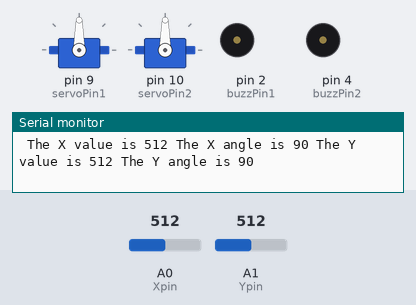
Bench run of a sketch on a simulated Arduino Uno, built with avr-gcc and run on an emulated ATmega328P. Shown: 2 × servo, buzzer (waves = sounding, pin HIGH), the last lines printed to the serial monitor. The inputs (shaded band) are chosen by the test bench; at power-on: A0 (Xpin) = 512, A1 (Ypin) = 512.

Above: at 1.2 s.
1.3 s: A0 (Xpin) set to 555
At 2.2 s:
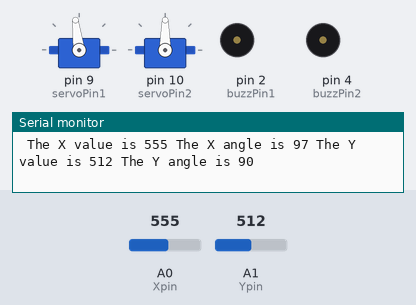
4.3 s: A0 (Xpin) set to 584
At 5.6 s:
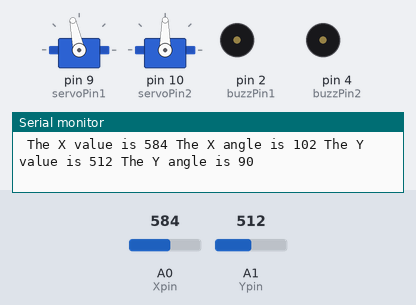
5.9 s: A1 (Ypin) set to 60
At 6.4 s:
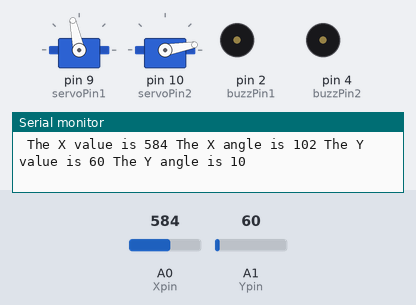
7.4 s: A1 (Ypin) set to 52
At 8.1 s:
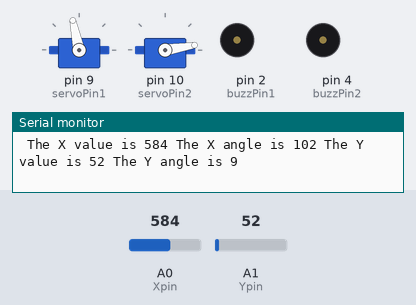
10.4 s: A0 (Xpin) set to 956
At 11.6 s:
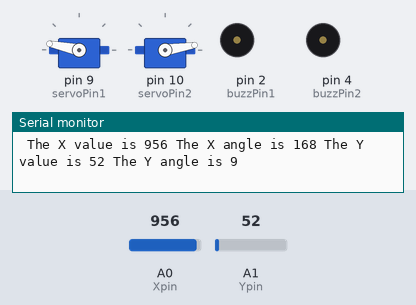
12.0 s: A0 (Xpin) set to 984
At 12.16 s:
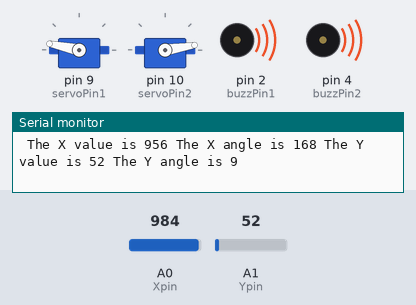
Timing chart, 0 to 16.0 s (numbered marks = the images above; inputs shaded):
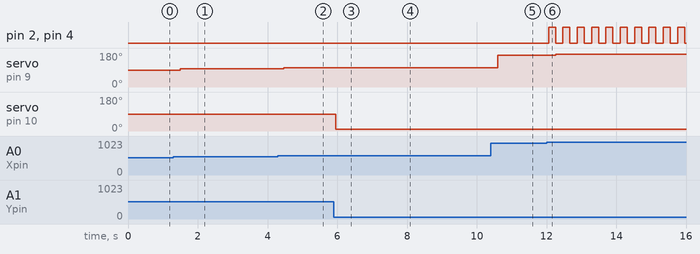

The sketch:

penServo.ino
```cpp
#include <Servo.h>
Servo penServo1;
Servo penServo2;

//setting servo pins
int servoPin1 = 9;
int servoPin2 = 10;
int servo1angle;
int servo2angle;

//setting joystic pins
int Xpin=A0;
int Ypin=A1;
int Xval;
int Yval;

//setting buzzer pins
int buzzPin1=2;
int buzzPin2=4;

//setting delay time
int dt=200;

void setup() {
  // put your setup code here, to run once:
  Serial.begin(9600);
  pinMode(Xpin,INPUT);
  pinMode(Ypin,INPUT);
  pinMode(buzzPin1,OUTPUT);
  pinMode(buzzPin2,OUTPUT);
  penServo1.attach(servoPin1);
  penServo2.attach(servoPin2);
}

void loop() {
  // put your main code here, to run repeatedly:
  Xval=analogRead(Xpin);
  Yval=analogRead(Ypin);
  servo1angle=(60./341.)*Xval;
  servo2angle=(60./341.)*Yval;
  if((servo1angle)>170){
    digitalWrite(buzzPin1,HIGH);
    digitalWrite(buzzPin2,HIGH);
    delay(dt);
    digitalWrite(buzzPin1,LOW);
    digitalWrite(buzzPin2,LOW);
  }
  Serial.print(" The X value is ");
  Serial.print(Xval);
  Serial.print(" The X angle is ");
  Serial.print(servo1angle);
  Serial.print(" The Y value is ");
  Serial.print(Yval);
  Serial.print(" The Y angle is ");
  Serial.println(servo2angle);
  penServo1.write(servo1angle);
  penServo2.write(servo2angle);
  delay(dt);
}
```

Measured:
- the behaviour switches between 971 and 972 on A0 (Xpin) (found by bisection; images 5 and 6)
- after the input at 1.3 s, servo on pin 9 (servoPin1): 90° → 97° after 0.20 s
- after the input at 4.3 s, servo on pin 9 (servoPin1): 97° → 102° after 0.16 s
- after the input at 5.9 s, servo on pin 10 (servoPin2): 90° → 10° after 0.05 s
- after the input at 7.4 s, servo on pin 10 (servoPin2): 10° → 9° at once
- after the input at 10.4 s, servo on pin 9 (servoPin1): 102° → 168° after 0.20 s
- after the input at 12.0 s, pin 2 (buzzPin1), pin 4 (buzzPin2): alternates HIGH for 0.20 s and LOW for 0.21 s, starting after 0.06 s; servo on pin 9 (servoPin1): 168° → 173° after 0.27 s
